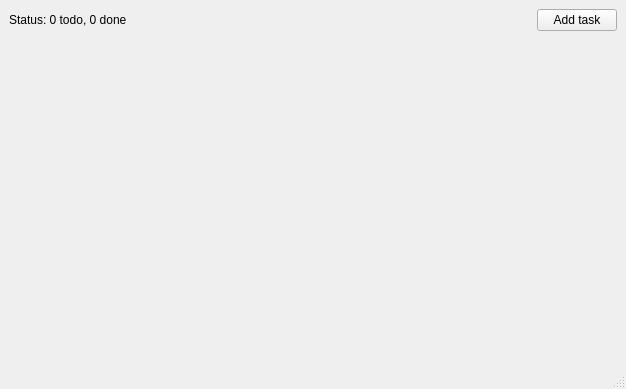
<?xml version="1.0" encoding="UTF-8"?>
<ui version="4.0">
 <class>MainWindow</class>
 <widget class="QMainWindow" name="MainWindow">
  <property name="geometry">
   <rect>
    <x>0</x>
    <y>0</y>
    <width>626</width>
    <height>389</height>
   </rect>
  </property>
  <property name="windowTitle">
   <string>MainWindow</string>
  </property>
  <widget class="QWidget" name="centralwidget">
   <layout class="QVBoxLayout" name="verticalLayout">
    <item>
     <layout class="QHBoxLayout" name="toolbarLayout">
      <item>
       <widget class="QLabel" name="statusLabel">
        <property name="text">
         <string>Status: 0 todo, 0 done</string>
        </property>
       </widget>
      </item>
      <item>
       <spacer name="horizontalSpacer">
        <property name="orientation">
         <enum>Qt::Horizontal</enum>
        </property>
        <property name="sizeHint" stdset="0">
         <size>
          <width>40</width>
          <height>20</height>
         </size>
        </property>
       </spacer>
      </item>
      <item>
       <widget class="QPushButton" name="addTaskButton">
        <property name="text">
         <string>Add task</string>
        </property>
       </widget>
      </item>
     </layout>
    </item>
    <item>
     <layout class="QVBoxLayout" name="taskLayout"/>
    </item>
    <item>
     <spacer name="verticalSpacer">
      <property name="orientation">
       <enum>Qt::Vertical</enum>
      </property>
      <property name="sizeHint" stdset="0">
       <size>
        <width>20</width>
        <height>40</height>
       </size>
      </property>
     </spacer>
    </item>
   </layout>
  </widget>
  <widget class="QMenuBar" name="menubar">
   <property name="geometry">
    <rect>
     <x>0</x>
     <y>0</y>
     <width>626</width>
     <height>22</height>
    </rect>
   </property>
  </widget>
  <widget class="QStatusBar" name="statusbar"/>
 </widget>
 <resources/>
 <connections/>
</ui>
